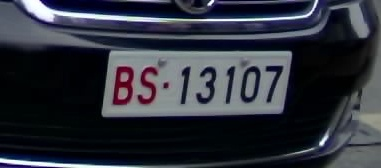
#> input picture data/CarPlate/test/src/BS13107_105-64-280-64-275-104-100-104.jpg, 381 x 168 px; its folder holds only this picture in this run
$ python filter_box.py
#> lines starting #> are read from the running program, lines starting #| are printed output that depends on the picture; long printed decimals are rounded
# coding=utf-8
import os
from PIL import Image, ImageDraw
import numpy as np
import cv2
import time

check_width = 2
check_height = 4
standard_rect = []
standard_line_rect = []
standard_element_rect = [255, 255, 255]
for w in range(check_width):
    standard_line_rect.append(standard_element_rect)
for h in range(check_height):
    standard_rect.append(standard_line_rect)

standard_sum = 255 * 2 * 4 * 3


def _has_pure_white_box(img_src, coors):
    """
    取(x1,y1)和(x4,y4)的中间点作为中心,然后左右各7像素,上下各十像素的矩形区域
    遍历查看此区域内有没有这种直线:BGR值为([225,225,225]),并且宽2像素,高至少4像素
    如果存在则认为是有白边框的图
    """
    img = cv2.imread(img_src)
    x1, y1, x2, y2, x3, y3, x4, y4 = coors
    left_center_y = int((y4 - y1) / 2 + y1)
    left_center_x = int((x4 - x1) / 2 + x1)
    # print('x1: {} - y1: {} - left_center_x: {} - left_center_y: {}'.format(x1, y1, left_center_x, left_center_y))
    horizontal = 10
    vertical = 14
    rect = img[left_center_y - vertical:left_center_y + vertical,
           left_center_x - horizontal: left_center_x + horizontal, :]
    print(_similarity_degree(img[left_center_y - 2:left_center_y + 2, left_center_x - 2:left_center_x, :]))

    img_img = Image.open(img_src)
    draw = ImageDraw.Draw(img_img)
    # draw.rectangle((x1,y1, x4,y4), fill=128)
    draw.rectangle((left_center_x - 2, left_center_y - 2, left_center_x, left_center_y + 2), fill=128)
    draw.rectangle((left_center_x - horizontal,left_center_y - vertical, left_center_x + horizontal, left_center_y + vertical), fill=128)
    img_img.show()
    # print(img[left_center_y - 2:left_center_y + 2, left_center_x - 2:left_center_x, :])
    min_error = -1
    for w in range(rect.shape[1] - 1):
        for h in range(rect.shape[0] - 3):
            check_rect = rect[h: h + check_height, w:w + check_width, :]
            error_value = _similarity_degree(check_rect)
            if min_error == -1:
                min_error = error_value
            elif min_error > error_value:
                min_error = error_value
            if error_value < 0.042:
                # [5 lines of commented-out code are left out]
                return True, min_error
    return False, min_error


def _similarity_degree(check_rect):
    standard_rect_nd = np.asarray(standard_rect)
    check_rect_nd = np.asarray(check_rect)
    differ_rect = standard_rect_nd - check_rect_nd
    diff_sum = np.sum(differ_rect)
    error_value = diff_sum / standard_sum
    return error_value


if __name__ == '__main__':
    cur_path = os.path.dirname(__file__)
    imgs_src_dir = os.path.join(cur_path, 'src')
    images_out_dir = os.path.join(cur_path, 'filter_box_imgs')
    imgs_name_list = os.listdir(imgs_src_dir)

    # 如果没有白边框就存入filter_box_imgs目录下
    start_time = time.time()
    for image_name in imgs_name_list:
        # if not image_name == '川A228DP_66-58-166-77-166-120-66-101.jpg':
        #     continue

        if not '_' in image_name:
            print('ignore the file, because file name: {%s} is invalid' % image_name)
            continue
        label_splits = image_name.split('_')
        if len(label_splits) > 2:
            print('ignore the file,because the file name {} has more than one \'_\'' % image_name)
            continue
        coors_str = label_splits[1]
        coors = coors_str.split('-')
        if len(coors) != 8:
            print('ignore next coor action, because the coor: {0} is invalid'.format(coors))
            continue
        x1 = int(coors[0])
        y1 = int(coors[1])
        x2 = int(coors[2])
        y2 = int(coors[3])
        x3 = int(coors[4])
        y3 = int(coors[5])
        x4 = int(coors[6])
        y4 = coors[7].split('.')
        if len(y4) != 2:
            print('ignore next y4 action, because y4: {0} is invalid'.format(y4))
            continue
        y4 = int(y4[0])

        img_path = os.path.join(imgs_src_dir, image_name)
        coors = (x1, y1, x2, y2, x3, y3, x4, y4)
        has_box, min_error = _has_pure_white_box(img_path, coors)
#> in _has_pure_white_box, img is the input picture: shape (168, 381, 3); mean B, G, R 60.1, 50.5, 47.4
#> in _has_pure_white_box, `rect = img[left_center_y - vertical:left_center_y + vertical, left_cen..`:
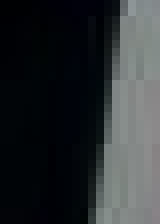
#> rect: shape (28, 20, 3) (shown 8 times larger); mean B, G, R 49.8, 47.5, 43.7
#> in _similarity_degree, `diff_sum = np.sum(differ_rect)`: diff_sum = 6016
#> in _similarity_degree, `error_value = diff_sum / standard_sum`: error_value = 0.983
#| 0.983
#> in _has_pure_white_box, `img_img.show()`:
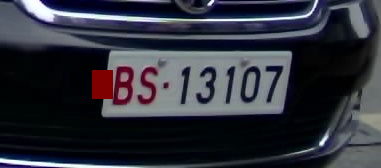
#> shown: PIL image 381x168 RGB; mean R, G, B 48.1, 50, 59.6
        if has_box:
            print('ignore: {}, because of has box - min error: {}'.format(image_name, min_error))
            continue
        else:
            print('consider: {} is useful img - min error: {}'.format(image_name, min_error))
#| consider: BS13107_105-64-280-64-275-104-100-104.jpg is useful img - min error: 0.4529

        out_path = os.path.join(images_out_dir, image_name)
        Image.open(img_path).save(out_path)

    print('use time: ', time.time() - start_time)

$ run again, on data/CarPlate/test/src/CY21099_86-60-229-80-230-127-87-107.jpg
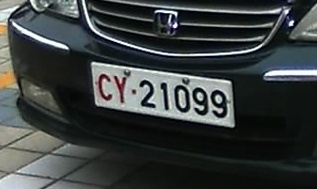
#> input picture data/CarPlate/test/src/CY21099_86-60-229-80-230-127-87-107.jpg, 317 x 189 px
#> in _has_pure_white_box, img is the input picture: shape (189, 317, 3); mean B, G, R 62.4, 62.7, 57.9
#> in _has_pure_white_box, `rect = img[left_center_y - vertical:left_center_y + vertical, left_cen..`:
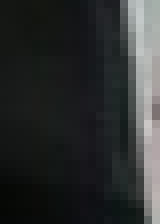
#> rect: shape (28, 20, 3) (shown 8 times larger); mean B, G, R 47.4, 47.5, 45.3
#> diff_sum = 5467
#> error_value = 0.893
#| 0.8933
#> in _has_pure_white_box, `img_img.show()`:
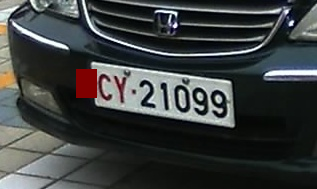
#> shown: PIL image 317x189 RGB; mean R, G, B 58.7, 62.1, 61.8
#| consider: CY21099_86-60-229-80-230-127-87-107.jpg is useful img - min error: 0.2807

$ run again, on data/CarPlate/test/src/CY21182_85-60-228-80-231-126-88-106.jpg
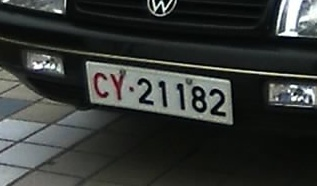
#> input picture data/CarPlate/test/src/CY21182_85-60-228-80-231-126-88-106.jpg, 317 x 186 px
#> in _has_pure_white_box, img is the input picture: shape (186, 317, 3); mean B, G, R 52.4, 54.9, 51.6
#> in _has_pure_white_box, `rect = img[left_center_y - vertical:left_center_y + vertical, left_cen..`:
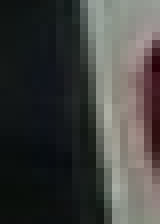
#> rect: shape (28, 20, 3) (shown 8 times larger); mean B, G, R 63, 65.3, 65.3
#> diff_sum = 5361
#> error_value = 0.876
#| 0.876
#> in _has_pure_white_box, `img_img.show()`:
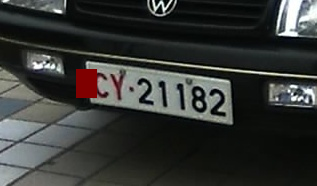
#> shown: PIL image 317x186 RGB; mean R, G, B 52.3, 54.2, 51.7
#| consider: CY21182_85-60-228-80-231-126-88-106.jpg is useful img - min error: 0.391
